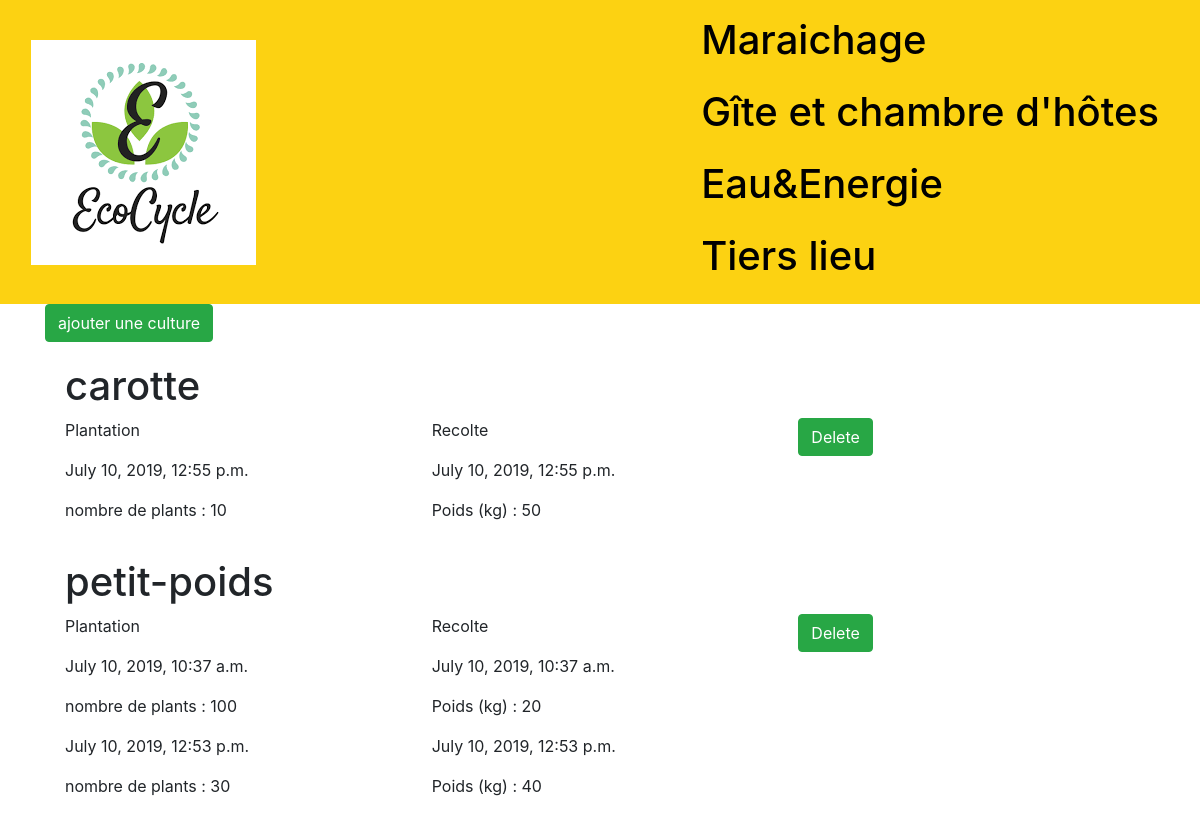
/maraichage/culture, run on an earlier commit of the app's database.
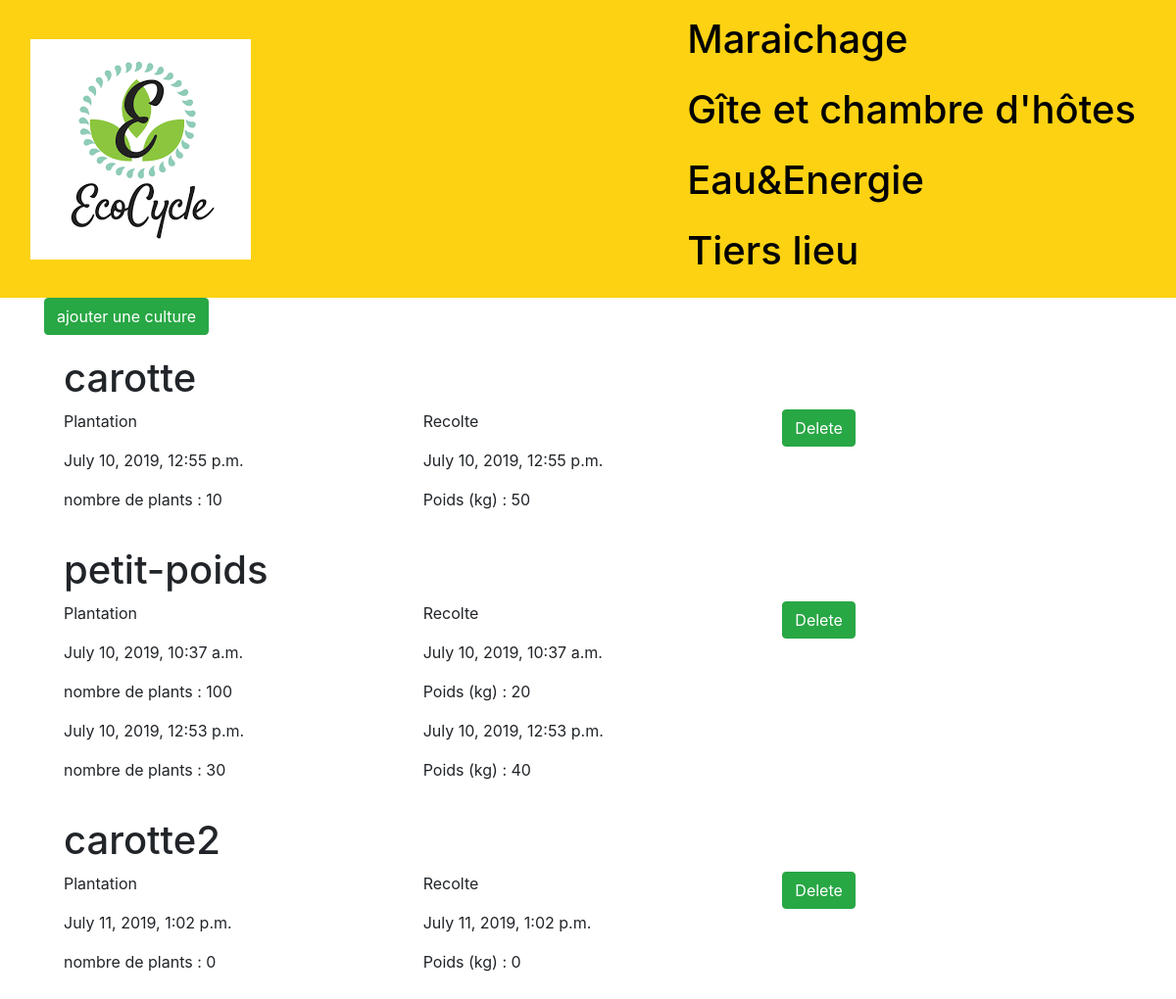
And on a later commit of the database.
### maraichage/models.py (models this page shows, shortened)
class Legume(models.Model):
    nom = models.CharField(max_length=200)
    date_plantation = models.DateTimeField(default=timezone.now)
    nbr_plant = models.IntegerField(default=0)
    poid_recolte = models.IntegerField(default=0)
    type = models.CharField(max_length=200)
    date_recolte = models.DateTimeField(default=timezone.now)

### maraichage/views.py (the view)
# urls.py: path('culture', culture),
def culture(request):
    dictLegum = getDb()
    return render(request, 'maraichage/culture.html', {'Legums': dictLegum})

### maraichage/views.py (called while the page is built)
def getDb():
    listL = []
    dictLegum = {}
    db = Legume.objects.all()
    for legum in db:
        listL.append(legum.nom)
    listL = list(set(listL))
    for nom in listL:
        ltanpon = []
        for legum in db:
            if legum.nom == nom:
                ltanpon.append(legum)
        dictLegum[nom] = ltanpon
    return dictLegum

### maraichage/templates/maraichage/culture.html (shortened to what this page needs)
{% extends 'base.html' %}
{% block body %}
<div class="container">
    <div class="row">
        <div class="col">
            <a href="/maraichage/add">
                <button class="btn btn-success"> ajouter une culture</button>
            </a>
            {% for key, value in Legums.items %}
            <div class="legum" id="{{key}}" style="margin: 20px;">
                <h1 class="nomLegume"> {{key}} </h1>
                <div class="row data">
                    <div class="col plantation">
                        <p>Plantation</p>
                        {% for legum in value%}
                        <p>{{legum.date_plantation}}</p>
                        <p> nombre de plants : {{legum.nbr_plant}}</p>
                        {% endfor %}
                    </div>
                    <div class="col recolte">
                        <p>Recolte</p>
                        {% for legum in value%}
                        <p>{{legum.date_recolte}}</p>
                        <p> Poids (kg) : {{legum.poid_recolte}}</p>
                        {% endfor %}
                    </div>
                    <div class="col">
                        <a href="/maraichage/delete">
                            <button class="btn btn-success" onclick="deleteLegume()">Delete</button>
                        </a>
                    </div>
                </div>
            </div>
            {% endfor %}
        </div>
    </div>
</div>
{% endblock %}

### templates/base.html (shortened to what this page needs)
<!DOCTYPE html>
<html lang="en">
<head>
    <link rel="stylesheet" href="https://maxcdn.bootstrapcdn.com/bootstrap/4.0.0/css/bootstrap.min.css">
    <link rel="stylesheet" href="https://use.fontawesome.com/releases/v5.0.10/css/all.css">
    <link rel="stylesheet" href="/static/css/base.css">
</head>
<body>
<header>
    <nav class="navbar navbar-inverse">
        <div class="container-fluid">
            <img src="/static/img/logo-ecocycle.png">
            <ul class="nav navbar-nav">
                <li class="h1 nav-item"><a class="nav-link" href="/maraichage/">Maraichage</a></li>
                <li class="h1"><a class="nav-link" href="">Gîte et chambre d'hôtes</a></li>
                <li class="h1"><a class="nav-link" href="/eau&energie/">Eau&Energie</a></li>
                <li class="h1"><a class="nav-link" href="">Tiers lieu</a></li>
            </ul>
        </div>
    </nav>
</header>
{% block body %}
{% endblock %}
</body>
</html>

### static/css/base.css (style rules this page uses)
.navbar { background-color: #fcd212; }
.navbar .navbar-nav .nav-link { color: #000000; border-radius: .25rem; margin: 0 0.25em; }

What changed in the data, as far as the page shows it:
added Legume: nom "carotte2", date_plantation "July 11, 2019, 1:02 p.m.", nbr_plant "0", date_recolte "July 11, 2019, 1:02 p.m.", poid_recolte "0"
